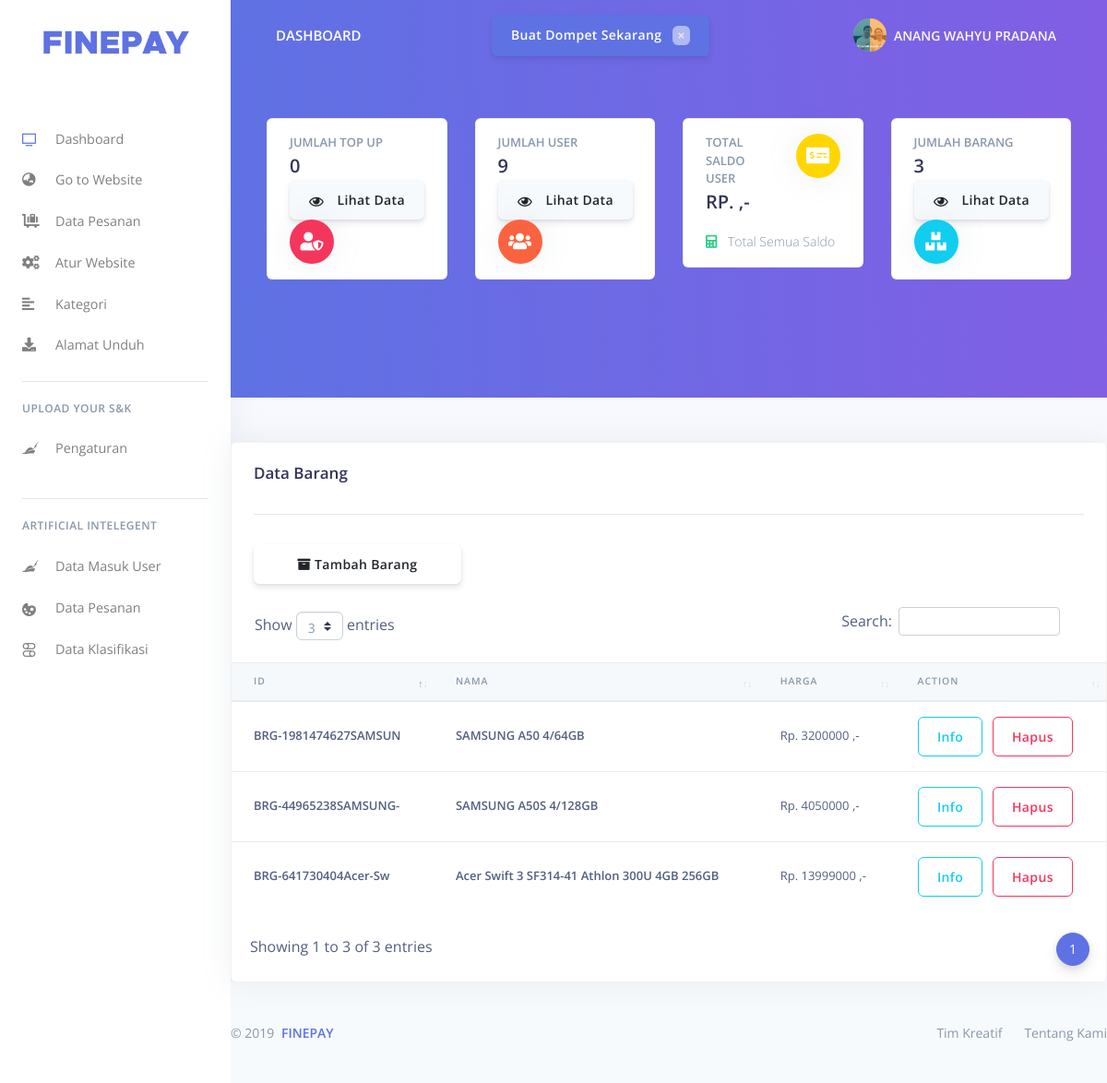
/dashboard/admin/view-barang.php (signed in), run on the app's committed database.
### tables this page shows
CREATE TABLE `profil_img` (
  `id_profil` varchar(15) NOT NULL,
  `id_user` varchar(20) NOT NULL,
  `status` varchar(100) NOT NULL
);

CREATE TABLE `barang` (
  `id_barang` varchar(20) NOT NULL,
  `nama_barang` varchar(50) NOT NULL,
  `harga` decimal(10,0) NOT NULL
);

### dashboard/admin/data-barang.php (the view, shortened to what this page needs)
<div class="row mt-5">
  <div class="col-xl-12 mb-5 mb-xl-0">
    <div class="card shadow">
      <div class="card-header border-0">
        <div class="row align-items-center">
          <div class="col">
            <h3 class="mb-0">Data Barang</h3>
            <hr>
            <button type="button" class="col-lg-3 btn btn-block btn-white" data-toggle="modal" data-target="#modal-input-barang"><i class="fas fa-archive"></i> Tambah Barang</button>
            </div>
          </div>
        </div>
        <div class="table-responsive">
      <?php
          $query_view_barang = "SELECT * FROM barang";
          $sql_view_barang= mysqli_query($koneksi, $query_view_barang );
          $view_barang = mysqli_num_rows($sql_view_barang);
      ?>
        <table id="tabel-data-barang" class="table align-items-center">
          <thead class="thead-light">
            <tr>
              <th scope="col">ID</th>
              <th scope="col">Nama</th>
              <th scope="col">Harga</th>
              <th scope="col">Action</th>
            </tr>
          </thead>
          <tbody>
          <?php
          if (($view_barang) > 0) {
              while($vi_barang = mysqli_fetch_assoc($sql_view_barang)) {
              echo "<tr> <th scope='row'>" . $vi_barang["id_barang"]."</th>
                  <th scope='row'>" . $vi_barang["nama_barang"]. "</th>
                  <td>Rp. " . $vi_barang["harga"]." ,-</td>
                  <td scope='row'>
                  <button type='button' class='btn btn-outline-info' data-toggle='modal' data-target='#modal-notification". $vi_barang["id_barang"] . "'>Info</button>
                  <button type='button' class='btn btn-outline-danger' data-toggle='modal' data-target='#modal-hapus". $vi_barang["id_barang"] . "'>Hapus</button>
                  </td>
              </tr>"; ?>
              </div>
            </div>
  <?php };
      } else {
        echo "<div class='alert alert-warning text-center' role='alert>
        <span class='alert-inner--icon><strong>Warning!</strong> Tidak ada data ditemukan</span>
        </div>";
      }
          ?>

### dashboard/admin/dropdown-foto-profil-admin.php
 <?php
$id_user_admin = $_SESSION['id'];
   $sqlImg = "SELECT * FROM profil_img WHERE id_user='$id_user_admin'";
   $resultImg = mysqli_query($koneksi, $sqlImg);
   while ($rowimg = mysqli_fetch_assoc($resultImg)) {
     echo "<span class='avatar avatar-sm rounded-circle'>";
       if ( $rowimg['status'] > 0) {
         echo "<img src='../assets/img/theme/".$rowimg['status']."' class='rounded-circle'>";
       } else {
         echo "BELUM ADA FOTO";
       }
     echo "</span>";
   }
   ?>

### data on the page
profil_img: status (picture)
barang: id_barang "BRG-1981474627SAMSUN", nama_barang "SAMSUNG A50 4/64GB", harga "3200000"
barang: id_barang "BRG-44965238SAMSUNG-", nama_barang "SAMSUNG A50S 4/128GB", harga "4050000"
barang: id_barang "BRG-641730404Acer-Sw", nama_barang "Acer Swift 3 SF314-41 Athlon 300U 4GB 256GB", harga "13999000"

### other printed values
$_SESSION['nama'] "ANANG WAHYU PRADANA"
$hasil_jml_topup "0"
$hasil_jml_user "9"
$hasil_jml_barang "3"
